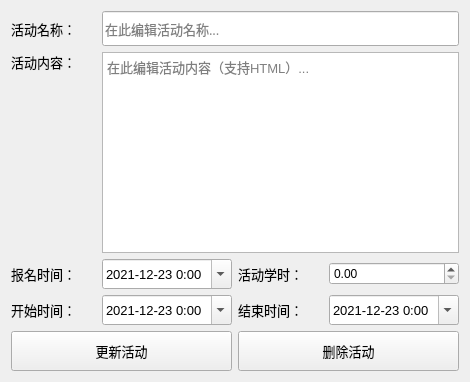
          <widget class="QWidget" name="tab_4">
           <attribute name="title">
            <string>编辑活动</string>
           </attribute>
           <layout class="QGridLayout" name="gridLayout_81">
            <item row="0" column="0">
             <widget class="QLabel" name="label_83">
              <property name="minimumSize">
               <size>
                <width>85</width>
                <height>0</height>
               </size>
              </property>
              <property name="maximumSize">
               <size>
                <width>85</width>
                <height>16777215</height>
               </size>
              </property>
              <property name="font">
               <font>
                <pointsize>10</pointsize>
               </font>
              </property>
              <property name="text">
               <string>活动名称：</string>
              </property>
             </widget>
            </item>
            <item row="0" column="1" colspan="3">
             <widget class="QLineEdit" name="lineEdit_actName_2">
              <property name="minimumSize">
               <size>
                <width>0</width>
                <height>35</height>
               </size>
              </property>
              <property name="font">
               <font>
                <family>微软雅黑</family>
                <pointsize>10</pointsize>
               </font>
              </property>
              <property name="toolTip">
               <string/>
              </property>
              <property name="styleSheet">
               <string notr="true"/>
              </property>
              <property name="echoMode">
               <enum>QLineEdit::Normal</enum>
              </property>
              <property name="placeholderText">
               <string>在此编辑活动名称...</string>
              </property>
             </widget>
            </item>
            <item row="1" column="0">
             <widget class="QLabel" name="label_87">
              <property name="minimumSize">
               <size>
                <width>85</width>
                <height>0</height>
               </size>
              </property>
              <property name="maximumSize">
               <size>
                <width>85</width>
                <height>16777215</height>
               </size>
              </property>
              <property name="font">
               <font>
                <pointsize>10</pointsize>
               </font>
              </property>
              <property name="text">
               <string>活动内容：</string>
              </property>
             </widget>
            </item>
            <item row="1" column="1" rowspan="2" colspan="3">
             <widget class="QTextEdit" name="textEdit_activity_2">
              <property name="font">
               <font>
                <pointsize>10</pointsize>
               </font>
              </property>
              <property name="styleSheet">
               <string notr="true"/>
              </property>
              <property name="tabChangesFocus">
               <bool>false</bool>
              </property>
              <property name="placeholderText">
               <string>在此编辑活动内容（支持HTML）...</string>
              </property>
             </widget>
            </item>
            <item row="2" column="0">
             <spacer name="verticalSpacer_9">
              <property name="orientation">
               <enum>Qt::Vertical</enum>
              </property>
              <property name="sizeHint" stdset="0">
               <size>
                <width>20</width>
                <height>181</height>
               </size>
              </property>
             </spacer>
            </item>
            <item row="3" column="0">
             <widget class="QLabel" name="label_84">
              <property name="minimumSize">
               <size>
                <width>85</width>
                <height>0</height>
               </size>
              </property>
              <property name="maximumSize">
               <size>
                <width>85</width>
                <height>16777215</height>
               </size>
              </property>
              <property name="font">
               <font>
                <pointsize>10</pointsize>
               </font>
              </property>
              <property name="text">
               <string>报名时间：</string>
              </property>
             </widget>
            </item>
            <item row="3" column="1">
             <widget class="QDateTimeEdit" name="dateTimeEdit_actJoin_2">
              <property name="minimumSize">
               <size>
                <width>0</width>
                <height>30</height>
               </size>
              </property>
              <property name="maximumSize">
               <size>
                <width>180</width>
                <height>30</height>
               </size>
              </property>
              <property name="font">
               <font>
                <pointsize>10</pointsize>
               </font>
              </property>
              <property name="date">
               <date>
                <year>2021</year>
                <month>12</month>
                <day>23</day>
               </date>
              </property>
              <property name="displayFormat">
               <string>yyyy-MM-dd H:mm</string>
              </property>
              <property name="calendarPopup">
               <bool>true</bool>
              </property>
             </widget>
            </item>
            <item row="3" column="2">
             <widget class="QLabel" name="label_91">
              <property name="minimumSize">
               <size>
                <width>85</width>
                <height>0</height>
               </size>
              </property>
              <property name="maximumSize">
               <size>
                <width>85</width>
                <height>16777215</height>
               </size>
              </property>
              <property name="font">
               <font>
                <pointsize>10</pointsize>
               </font>
              </property>
              <property name="text">
               <string>活动学时：</string>
              </property>
             </widget>
            </item>
            <item row="3" column="3">
             <widget class="QDoubleSpinBox" name="spinBox_actScore_2">
              <property name="decimals">
               <number>2</number>
              </property>
              <property name="maximum">
               <double>10.000000000000000</double>
              </property>
              <property name="singleStep">
               <double>0.250000000000000</double>
              </property>
             </widget>
            </item>
            <item row="4" column="0">
             <widget class="QLabel" name="label_86">
              <property name="minimumSize">
               <size>
                <width>85</width>
                <height>0</height>
               </size>
              </property>
              <property name="maximumSize">
               <size>
                <width>85</width>
                <height>16777215</height>
               </size>
              </property>
              <property name="font">
               <font>
                <pointsize>10</pointsize>
               </font>
              </property>
              <property name="text">
               <string>开始时间：</string>
              </property>
             </widget>
            </item>
            <item row="4" column="1">
             <widget class="QDateTimeEdit" name="dateTimeEdit_actBegin_2">
              <property name="minimumSize">
               <size>
                <width>0</width>
                <height>30</height>
               </size>
              </property>
              <property name="maximumSize">
               <size>
                <width>180</width>
                <height>30</height>
               </size>
              </property>
              <property name="font">
               <font>
                <pointsize>10</pointsize>
               </font>
              </property>
              <property name="date">
               <date>
                <year>2021</year>
                <month>12</month>
                <day>23</day>
               </date>
              </property>
              <property name="displayFormat">
               <string>yyyy-MM-dd H:mm</string>
              </property>
              <property name="calendarPopup">
               <bool>true</bool>
              </property>
             </widget>
            </item>
            <item row="4" column="2">
             <widget class="QLabel" name="label_85">
              <property name="minimumSize">
               <size>
                <width>85</width>
                <height>0</height>
               </size>
              </property>
              <property name="maximumSize">
               <size>
                <width>85</width>
                <height>16777215</height>
               </size>
              </property>
              <property name="font">
               <font>
                <pointsize>10</pointsize>
               </font>
              </property>
              <property name="text">
               <string>结束时间：</string>
              </property>
             </widget>
            </item>
            <item row="4" column="3">
             <widget class="QDateTimeEdit" name="dateTimeEdit_actEnd_2">
              <property name="minimumSize">
               <size>
                <width>0</width>
                <height>30</height>
               </size>
              </property>
              <property name="maximumSize">
               <size>
                <width>180</width>
                <height>30</height>
               </size>
              </property>
              <property name="font">
               <font>
                <pointsize>10</pointsize>
               </font>
              </property>
              <property name="date">
               <date>
                <year>2021</year>
                <month>12</month>
                <day>23</day>
               </date>
              </property>
              <property name="displayFormat">
               <string>yyyy-MM-dd H:mm</string>
              </property>
              <property name="calendarPopup">
               <bool>true</bool>
              </property>
             </widget>
            </item>
            <item row="5" column="0" colspan="2">
             <widget class="QPushButton" name="btn_actUpdate">
              <property name="minimumSize">
               <size>
                <width>0</width>
                <height>40</height>
               </size>
              </property>
              <property name="font">
               <font>
                <pointsize>10</pointsize>
               </font>
              </property>
              <property name="text">
               <string>更新活动</string>
              </property>
             </widget>
            </item>
            <item row="5" column="2" colspan="2">
             <widget class="QPushButton" name="btn_actClear">
              <property name="minimumSize">
               <size>
                <width>0</width>
                <height>40</height>
               </size>
              </property>
              <property name="font">
               <font>
                <pointsize>10</pointsize>
               </font>
              </property>
              <property name="text">
               <string>删除活动</string>
              </property>
             </widget>
            </item>
           </layout>
          </widget>
